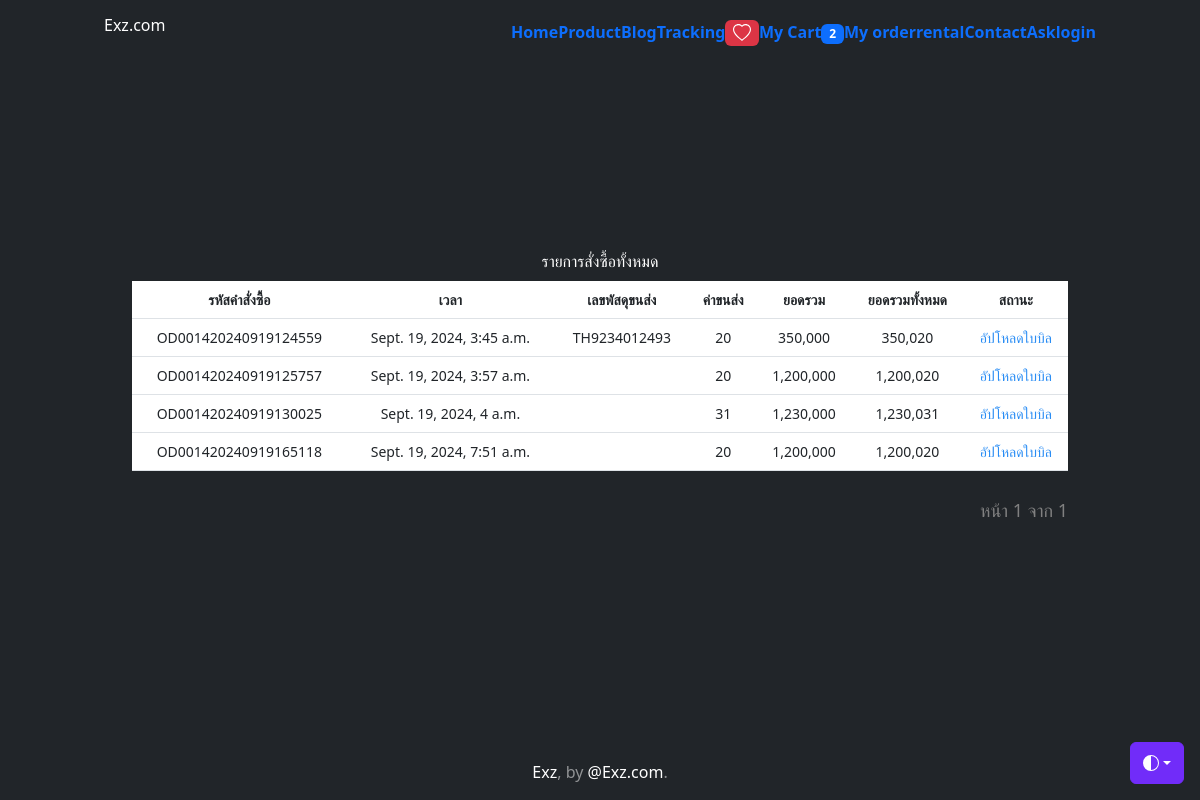
/orders/ (signed in), run on the app's committed database.
### myapp/models.py (models this page shows, shortened)
class Profile(models.Model):
    user = models.OneToOneField(User,on_delete=models.CASCADE)
    photo = models.ImageField(upload_to='profile_photo',null=True, blank=True)
    usertype = models.CharField(max_length=100,default='member')
    interested_in = models.CharField(max_length=100,null=True, blank=True)
    facebook = models.CharField(max_length=100,default='No Facebook')
    address = models.TextField(null=True, blank=True)
    tel = models.CharField(max_length=100,null=True,blank=True)
    cart_quantity = models.IntegerField(default=0)

class CartOrder(models.Model):
    order_id = models.CharField(max_length=100)
    user = models.ForeignKey(User, on_delete=models.CASCADE)
    first_name = models.CharField(max_length=100, null=True, blank=True)
    last_name = models.CharField(max_length=100, null=True, blank=True)
    tel = models.CharField(max_length=100)
    email = models.CharField(max_length=50, null=True, blank=True)
    address = models.TextField()
    express = models.CharField(max_length=100)
    payment = models.CharField(max_length=100)
    other = models.TextField(null=True, blank=True)
    stamp = models.DateTimeField(auto_now_add=True, blank=True, null=True)
    paid = models.BooleanField(default=False)
    confirmed = models.BooleanField(default=False)
    slip = models.ImageField(upload_to="slip", null=True, blank=True)
    slip_time = models.DateField(null=True, blank=True)
    bank_account = models.CharField(
        max_length=50,
        choices=[('KBank', 'KBank'), ('SCB', 'SCB'),
                 ('TTB', 'TTB'), ('KTB', 'KTB'),
                 ('BBL', 'BBL'), ('BAY', 'BAY'),
                 ('อื่นๆ', 'อื่นๆ'), ],
        default='KBank'
    )
    paymentid = models.CharField(max_length=100, null=True, blank=True)
    tracking_number = models.CharField(max_length=100, null=True, blank=True)

### myapp/views.py (the view)
# urls.py: path('orders/',CartOrderProduct, name='cart-order-product'),
def CartOrderProduct(request):
    username = request.user.username
    user = User.objects.get(username=username)
    context = {}
    cart_order = CartOrder.objects.filter(user=user)
    for co in cart_order:
        order_id = co.order_id
        order_product = OrderProduct.objects.filter(order_id=order_id)
        total = sum([o.total for o in order_product])
        co.total = total
        count = sum([o.quantity for o in order_product])
        if co.express == "flash":
            shipping_cost = sum([20 if i == 0 else 10 for i in range(count)])
        elif co.express == "kerry":
            shipping_cost = sum([20 if i == 0 else 8 for i in range(count)])
        elif co.express == "j&t":
            shipping_cost = sum([20 if i == 0 else 9 for i in range(count)])
        elif co.express == "thailandpost":
            shipping_cost = sum([20 if i == 0 else 12 for i in range(count)])
        else:
            shipping_cost = sum([20 if i == 0 else 11 for i in range(count)])
        if co.payment == "cod":
            shipping_cost += 10
        co.shipping_cost = shipping_cost
    paginator = Paginator(cart_order, 4)
    page = request.GET.get("page")
    cart_order = paginator.get_page(page)
    context["cart_order"] = cart_order
    return render(request, "myapp/cart-order-product.html", context)

### myapp/templates/myapp/cart-order-product.html (shortened to what this page needs)
{% extends 'myapp/base.html' %}
{% load static %}
{% load humanize %}
{% block content %}
<div class="container">
    <div class="text-color-black">
      <h3>รายการสั่งซื้อทั้งหมด</h3>
    </div>
    <div style="padding: 5px"></div>
    <table class="table">
        <tr style="font-size: 14px;">
          <th>รหัสคำสั่งซื้อ</th>
          <th>เวลา</th>
          <th>เลขพัสดุขนส่ง</th>
          <th>ค่าขนส่ง</th>
          <th>ยอดรวม</th>
          <th>ยอดรวมทั้งหมด</th>
          <th>สถานะ</th>
        </tr>
        {% for co in cart_order %}
        <tr style="font-size: 14px;">
          <td><a href="#" style="font-size: 14px;">{{co.order_id}}</a></td>
          <td>{{co.stamp}}</td>
          <td>
            {% if co.tracking_number != None %}
              {{co.tracking_number}}
            {% endif %}
          </td>
          <td>
            {{co.shipping_cost|intcomma}}
          </td>
          <td>{{co.total|intcomma}}</td>
          <td>
            {{co.total|add:co.shipping_cost|intcomma}}
          </td>
          <td>
            {% if co.paid %}
            <i class="fa fa-check-square-o" style="font-size:14px;color:#ff0000;"> จ่ายแล้ว </i>
            {% else %}
            <a href="#"style="font-size:14px;color:#2a8df4;" class="button-darken-blue">
              อัปโหลดใบบิล
            </a>
            {% endif %}
          </td>
        </tr>
        {% endfor %}
    </table>
    <div style="padding: 5px"></div>
    <a class="pagination justify-content-end" <i style="font-size:18px;color:grey;"> หน้า {{cart_order.number}} จาก {{cart_order.paginator.num_pages}} </i></a>
    <div style="padding: 20px"></div>
  </div>
{% endblock content %}

### myapp/templates/myapp/base.html (shortened to what this page needs)
<!doctype html>
<html lang="en" class="h-100" data-bs-theme="auto">
  <head><script src="https://getbootstrap.com/docs/5.3/assets/js/color-modes.js"></script>
    <link rel="stylesheet" href="https://cdn.jsdelivr.net/npm/@docsearch/css@3">
<link href="https://getbootstrap.com/docs/5.3/dist/css/bootstrap.min.css" rel="stylesheet">
    <link href="https://cdn.jsdelivr.net/npm/tailwindcss@2.2.19/dist/tailwind.min.css" rel="stylesheet">
    <link href="https://getbootstrap.com/docs/5.3/examples/cover/cover.css" rel="stylesheet">
  </head>
  <body class="d-flex h-100 text-center text-bg-dark">
    <div class="dropdown position-fixed bottom-0 end-0 mb-3 me-3 bd-mode-toggle">
      <button class="btn btn-bd-primary py-2 dropdown-toggle d-flex align-items-center"
              id="bd-theme"
              type="button"
              aria-expanded="false"
              data-bs-toggle="dropdown"
              aria-label="Toggle theme (auto)">
        <svg class="bi my-1 theme-icon-active" width="1em" height="1em"><use href="#circle-half"></use></svg>
      </button>
    </div>
<div class="container d-flex w-100 h-100 p-3 mx-auto flex-column">
  <header class="mb-auto">
    <div>
      <h1 class="float-md-start mb-0">Exz.com</h1>
      <nav class="nav nav-masthead justify-content-center float-md-end">
        {% block menubar %}
        <a class="nav-link fw-bold py-1 px-0" aria-current="page" href="{% url 'home' %}">Home</a>
        <a class="nav-link fw-bold py-1 px-0" href="{% url 'all-product' %}">Product</a>
        <a class="nav-link fw-bold py-1 px-0" href="{% url 'post' %}">Blog</a>
        <a class="nav-link fw-bold py-1 px-0" href="{% url 'tracking' %}">Tracking</a>
        {% if user.is_authenticated and user.profile.usertype == 'member' %}
        <a class="nav-link fw-bold py-1 px-0" href="{% url 'wishlist-page' %}"><span class="badge bg-danger">
          </span>
        </a>
          <a class="nav-link fw-bold py-1 px-0" href="{% url 'my-cart' %}">My Cart<span class="badge bg-primary"><font color="white">{{user.profile.cart_quantity}}</font></span></a>
          <a class="nav-link fw-bold py-1 px-0" href="{% url 'cart-order-product' %}">My order</a>
          <a class="nav-link fw-bold py-1 px-0" href="{% url 'all-machine-page' %}">rental </a>
        {% endif %}
        <a class="nav-link fw-bold py-1 px-0" href="{% url 'contact' %}">Contact</a>
        <a class="nav-link fw-bold py-1 px-0" href="{% url 'ask' %}">Ask</a>
          <a class="nav-link fw-bold py-1 px-0" href="{% url 'login' %}">login</a>
        {% endblock menubar %}
      </nav>
    </div>
  </header>
  <main class="px-3 container d-flex w-100 mx-auto flex-column">
    {% block content %}{% endblock content %}
  </main>
  <footer class="mt-auto text-white-50">
    <p><a href="https://facebook.com/Exz" class="text-white">Exz</a>, by <a href="https://x.com/UncleEngineer" class="text-white">@Exz.com</a>.</p>
  </footer>
</div>
    </body>
</html>

### myapp/templates/myapp/base.html (style rules this page uses)
.bi { vertical-align: -.125em; fill: currentColor; }
.btn-bd-primary { --bd-violet-bg: #712cf9; --bd-violet-rgb: 112.520718, 44.062154, 249.437846; --bs-btn-font-weight: 600; --bs-btn-color: var(--bs-white); --bs-btn-bg: var(--bd-violet-bg); --bs-btn-border-color: var(--bd-violet-bg); --bs-btn-hover-color: var(--bs-white); --bs-btn-hover-bg: #6528e0; --bs-btn-hover-border-color: #6528e0; --bs-btn-focus-shadow-rgb: var(--bd-violet-rgb); --bs-btn-active-color: var(--bs-btn-hover-color); --bs-btn-active-bg: #5a23c8; --bs-btn-active-border-color: #5a23c8; }
.bd-mode-toggle { z-index: 1500; }

### data on the page
CartOrder: order_id "OD001420240919124559", stamp "Sept. 19, 2024, 3:45 a.m.", tracking_number "TH9234012493", shipping_cost "20", total "350,000", total|add "350,020", paid "อัปโหลดใบบิล"
CartOrder: order_id "OD001420240919125757", stamp "Sept. 19, 2024, 3:57 a.m.", shipping_cost "20", total "1,200,000", total|add "1,200,020", paid "อัปโหลดใบบิล"
CartOrder: order_id "OD001420240919130025", stamp "Sept. 19, 2024, 4 a.m.", shipping_cost "31", total "1,230,000", total|add "1,230,031", paid "อัปโหลดใบบิล"
CartOrder: order_id "OD001420240919165118", stamp "Sept. 19, 2024, 7:51 a.m.", shipping_cost "20", total "1,200,000", total|add "1,200,020", paid "อัปโหลดใบบิล"

### other printed values
{{ user.profile.cart_quantity }} "2"
{{ cart_order.number }} "1"
{{ cart_order.paginator.num_pages }} "1"
